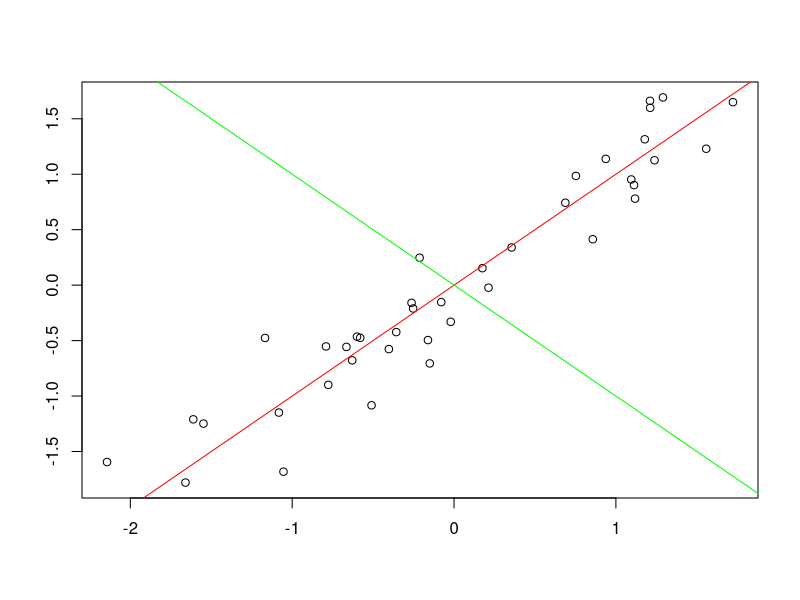

The R script that drew this image:
## ---- chunk 1
knitr::opts_chunk$set(echo = TRUE)
## ---- chunk 2
library(MASS)

rand_data <- mvrnorm(n = 40, mu = c(4,1), Sigma = matrix(c(8, 5, 5, 4), nrow = 2))

pca_data <- prcomp(rand_data, scale. = TRUE)

plot(scale(rand_data), ann = FALSE)
abline(a = 0, b = pca_data$rotation[1,1]/pca_data$rotation[2,1], col = "red")
abline(a = 0, b = pca_data$rotation[1,2]/pca_data$rotation[2,2], col = "green")
